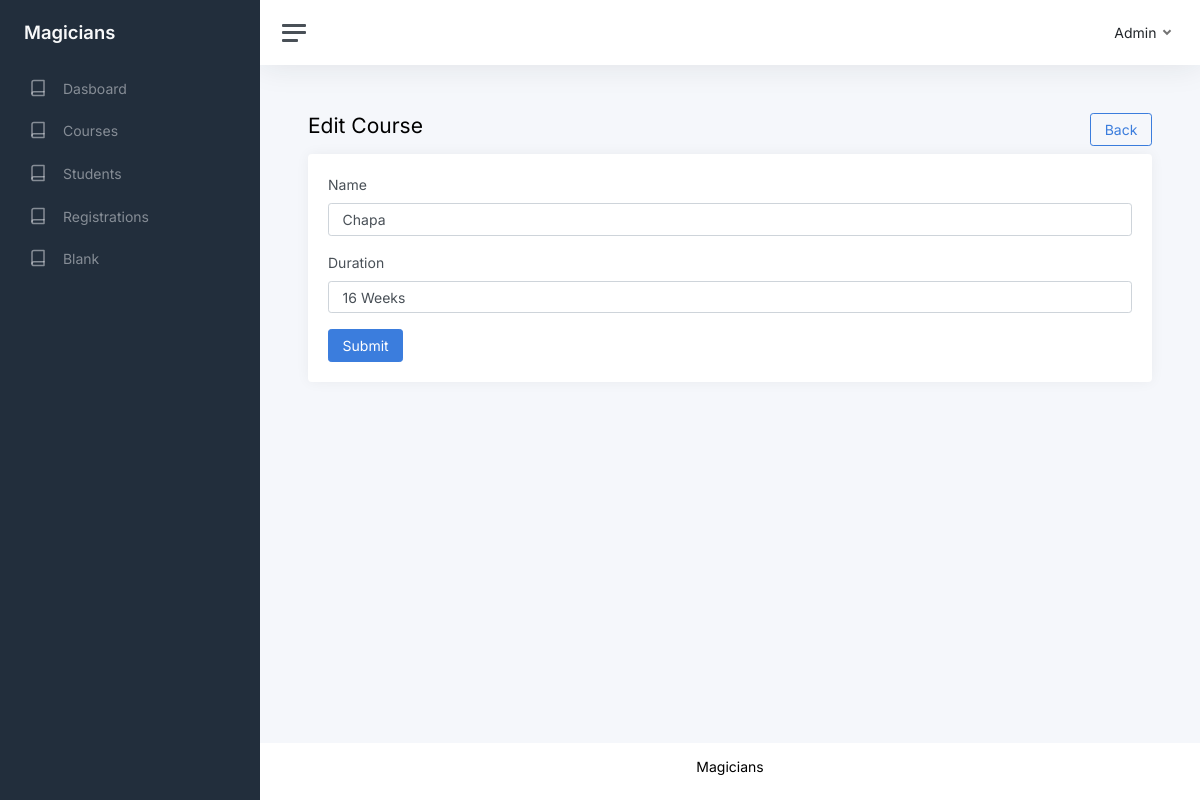
The app's page /edit-course.php?id=1, older data.
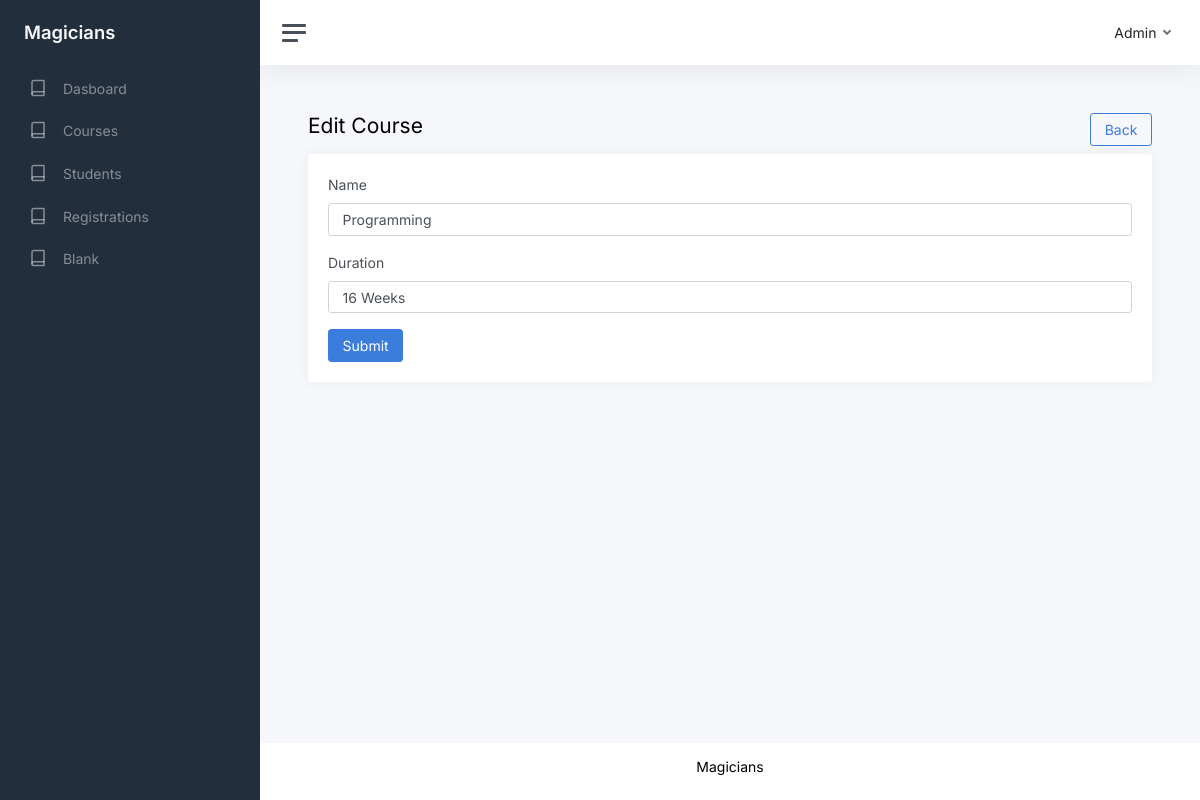
The same page, newer data.
### tables this page shows
CREATE TABLE `courses` (
  `id` int(11) NOT NULL,
  `name` varchar(255) NOT NULL,
  `duration` varchar(255) NOT NULL,
  `created_at` timestamp NOT NULL DEFAULT current_timestamp()
);

### edit-course.php (the view, shortened to what this page needs)
<?php require_once('./database/connection.php'); ?>
<?php
if(isset($_GET['id']) && !empty($_GET['id'])) {
    $id = $_GET['id'];
} else {
    header('location: ./show-courses.php');
}
$sql = "SELECT * FROM `courses` WHERE `id` = $id";
$result = $conn->query($sql);
$course = $result->fetch_assoc();
$name = $course['name'];
$duration = $course['duration'];
?>
<!DOCTYPE html>
<html lang="en">
<?php require_once('./includes/head.php'); ?>
<body>
    <div class="wrapper">
        <?php require_once('./includes/sidenavbar.php'); ?>
        <div class="main">
            <?php require_once('./includes/topnavbar.php'); ?>
            <main class="content">
                <div class="container-fluid p-0">
                    <div class="row">
                        <div class="col-6">
                            <h1 class="h3 mb-3">Edit Course</h1>
                        </div>
                        <div class="col-6 text-end">
                            <a href="./show-courses.php" class="btn btn-outline-primary">Back</a>
                        </div>
                    </div>
                    <div class="row">
                        <div class="col-12">
                            <div class="card">
                                <div class="card-body">
                                    <form action="<?php echo $_SERVER['PHP_SELF']; ?>?id=<?php echo $id; ?>" method="post">
                                        <div class="mb-3">
                                            <label for="name" class="form-label">Name</label>
                                            <input type="text" class="form-control" name="name" id="name" value="<?php echo $name; ?>" placeholder="Enter course name!">
                                        </div>
                                        <div class="mb-3">
                                            <label for="duration" class="form-label">Duration</label>
                                            <input type="text" class="form-control" name="duration" id="duration" value="<?php echo $duration; ?>" placeholder="Enter course duration!">
                                        </div>
                                        <div>
                                            <input type="submit" value="Submit" class="btn btn-primary" name="submit">
                                        </div>
                                    </form>
                                </div>
                            </div>
                        </div>
                    </div>
                </div>
            </main>
            <?php require_once('./includes/footer.php'); ?>
        </div>
    </div>
</body>
</html>

Row changes from the older to the newer data that the page shows:
changed courses "16 Weeks": name "Chapa" → "Programming"
